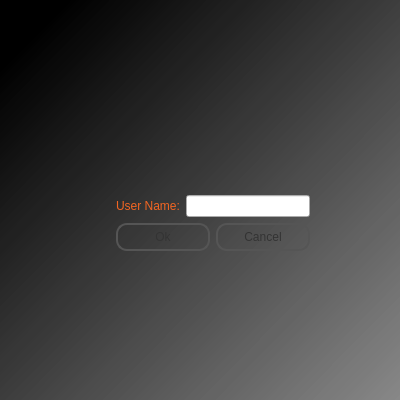
<?xml version="1.0" encoding="UTF-8"?>
<ui version="4.0">
 <class>loginDialog</class>
 <widget class="QDialog" name="loginDialog">
  <property name="windowModality">
   <enum>Qt::ApplicationModal</enum>
  </property>
  <property name="geometry">
   <rect>
    <x>0</x>
    <y>0</y>
    <width>400</width>
    <height>400</height>
   </rect>
  </property>
  <property name="sizePolicy">
   <sizepolicy hsizetype="Ignored" vsizetype="Ignored">
    <horstretch>0</horstretch>
    <verstretch>0</verstretch>
   </sizepolicy>
  </property>
  <property name="minimumSize">
   <size>
    <width>400</width>
    <height>400</height>
   </size>
  </property>
  <property name="maximumSize">
   <size>
    <width>425</width>
    <height>425</height>
   </size>
  </property>
  <property name="baseSize">
   <size>
    <width>400</width>
    <height>400</height>
   </size>
  </property>
  <property name="windowTitle">
   <string>Pak Login</string>
  </property>
  <property name="windowIcon">
   <iconset>
    <normaloff>Resources/path2829.png</normaloff>Resources/path2829.png</iconset>
  </property>
  <property name="styleSheet">
   <string notr="true">#loginDialog{
background-image: url(:/newPrefix/Resources/dinpattern-stripe.gif);
}

#label,#label_2,#label_4{color:#f26522;}



#widget{
	background-color: qlineargradient(spread:pad, x1:1, y1:1, x2:0.057, y2:0.0681818, stop:0 rgba(81, 81, 81, 151), stop:0.98 rgba(0, 0, 0, 255));

}
#label_3 {


	color: rgb(255, 0, 0);

}

#pushButton,#pushButton_2{
	
	
font: 75 8pt &quot;Arial Black&quot;;
color: #333;
border: 2px solid #555;
border-radius: 11px;
padding: 5px;
background: qradialgradient(cx: 0.3, cy: -0.4,
fx: 0.3, fy: -0.4,
radius: 1.35, stop: 0 #fff, stop: 1 #888);
min-width: 80px;
	

}

#pushButton:hover,#pushButton_2:hover{
background: qradialgradient(cx: 0.3, cy: -0.4,
fx: 0.3, fy: -0.4,
radius: 1.35, stop: 0 #fff, stop: 1 #bbb);
}

#pushButton:pressed,#pushButton_2:pressed {

background: qradialgradient(cx: 0.4, cy: -0.1,
fx: 0.4, fy: -0.1,
radius: 1.35, stop: 0 #fff, stop: 1 #ddd);
}</string>
  </property>
  <property name="modal">
   <bool>true</bool>
  </property>
  <layout class="QGridLayout" name="gridLayout_4">
   <property name="margin">
    <number>0</number>
   </property>
   <item row="0" column="0">
    <widget class="QWidget" name="widget" native="true">
     <property name="sizePolicy">
      <sizepolicy hsizetype="Fixed" vsizetype="Fixed">
       <horstretch>0</horstretch>
       <verstretch>0</verstretch>
      </sizepolicy>
     </property>
     <property name="minimumSize">
      <size>
       <width>425</width>
       <height>425</height>
      </size>
     </property>
     <property name="baseSize">
      <size>
       <width>425</width>
       <height>425</height>
      </size>
     </property>
     <property name="styleSheet">
      <string notr="true"/>
     </property>
     <layout class="QGridLayout" name="gridLayout_3">
      <property name="margin">
       <number>0</number>
      </property>
      <item row="0" column="2">
       <spacer name="verticalSpacer_2">
        <property name="orientation">
         <enum>Qt::Vertical</enum>
        </property>
        <property name="sizeHint" stdset="0">
         <size>
          <width>20</width>
          <height>139</height>
         </size>
        </property>
       </spacer>
      </item>
      <item row="1" column="1" colspan="2">
       <widget class="QLabel" name="label_3">
        <property name="text">
         <string/>
        </property>
       </widget>
      </item>
      <item row="2" column="0">
       <spacer name="horizontalSpacer_2">
        <property name="orientation">
         <enum>Qt::Horizontal</enum>
        </property>
        <property name="sizeHint" stdset="0">
         <size>
          <width>101</width>
          <height>20</height>
         </size>
        </property>
       </spacer>
      </item>
      <item row="2" column="1" colspan="2">
       <layout class="QGridLayout" name="gridLayout_2">
        <property name="sizeConstraint">
         <enum>QLayout::SetFixedSize</enum>
        </property>
        <item row="0" column="0" colspan="2">
         <layout class="QGridLayout" name="gridLayout">
          <item row="0" column="0">
           <widget class="QLabel" name="label">
            <property name="text">
             <string>User Name:</string>
            </property>
           </widget>
          </item>
          <item row="0" column="1">
           <widget class="QLineEdit" name="lineEdit">
            <property name="text">
             <string/>
            </property>
           </widget>
          </item>
         </layout>
        </item>
        <item row="1" column="0">
         <widget class="QPushButton" name="pushButton">
          <property name="text">
           <string>Ok</string>
          </property>
         </widget>
        </item>
        <item row="1" column="1">
         <widget class="QPushButton" name="pushButton_2">
          <property name="text">
           <string>Cancel</string>
          </property>
         </widget>
        </item>
       </layout>
      </item>
      <item row="2" column="3">
       <spacer name="horizontalSpacer">
        <property name="orientation">
         <enum>Qt::Horizontal</enum>
        </property>
        <property name="sizeHint" stdset="0">
         <size>
          <width>101</width>
          <height>20</height>
         </size>
        </property>
       </spacer>
      </item>
      <item row="3" column="2">
       <spacer name="verticalSpacer">
        <property name="orientation">
         <enum>Qt::Vertical</enum>
        </property>
        <property name="sizeHint" stdset="0">
         <size>
          <width>20</width>
          <height>138</height>
         </size>
        </property>
       </spacer>
      </item>
     </layout>
    </widget>
   </item>
  </layout>
 </widget>
 <tabstops>
  <tabstop>lineEdit</tabstop>
 </tabstops>
 <resources>
  <include location="../Main App/myrc.qrc"/>
 </resources>
 <connections/>
</ui>
